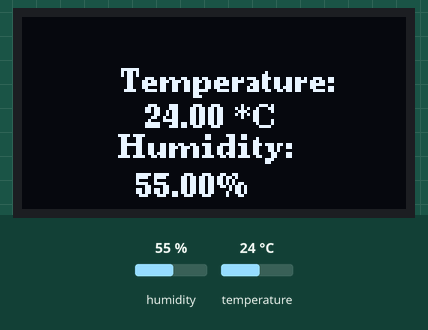
Simulated run of this sketch. Board: ESP8266 (Wemos D1 mini). Shown: 128×64 one-colour display. The inputs (shaded band) are chosen by the test bench; at power-on: humidity 55 %, temperature 24 °C.

Above: at 5.8 s.
5.9 s: humidity set to 22 %
At 9.4 s:
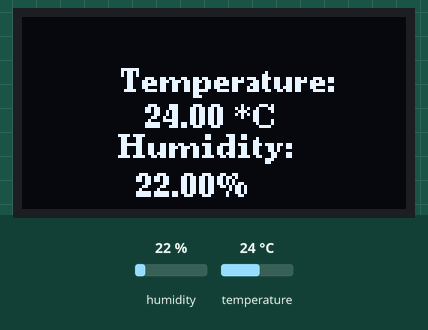
10.2 s: temperature set to 12 °C
At 11.6 s:
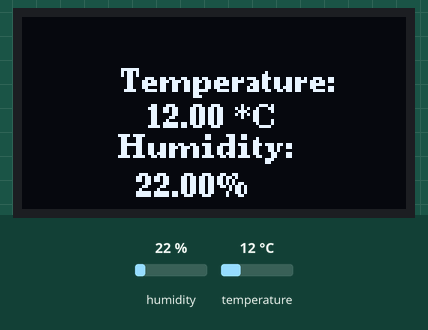
14.5 s: humidity set to 40 %
At 18.4 s:
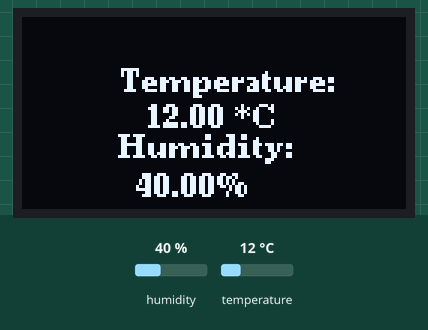
18.8 s: temperature set to 19 °C
Timing chart, 0 to 21.8 s (numbered marks = the images above; inputs shaded):
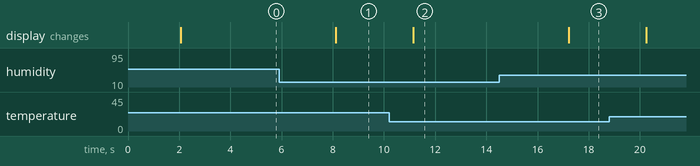

The sketch:

DHT22_D1-Mini_0.66-OLED_cloudfree.ino
```cpp
#include "DHT.h"  // DHT Library
#include <Wire.h>
#include <U8g2lib.h>

// Declaration for SSD1306 display connected using I2C
#define SCREEN_ADDRESS 0x3C
U8G2_SSD1306_128X64_NONAME_F_HW_I2C u8g2(U8G2_R0, U8X8_PIN_NONE);

// Pin to which the DHT11 sensor is connected.
// If using the DHT11 Shield, it's digital Pin D4.
const int DHTPIN = D4;

// Specify the type of DHT sensor being used.
#define DHTTYPE DHT22

// Initialize the sensor with the pin and type.
DHT dht(DHTPIN, DHTTYPE);

void setup() {
  Serial.begin(9600);  // Begin serial communication at 9600 Baud.
  Wire.begin();

  dht.begin();  // Start DHT communication.
                // Initialize the OLED object
  u8g2.begin();

  // Set a cool font (choose from options below)
  u8g2.setFont(u8g2_font_ncenB08_tr);  // Nice serif font, size 8
  // u8g2.setFont(u8g2_font_fur20_tn);   // Futuristic, size 20 (works for bigger text)
  // u8g2.setFont(u8g2_font_helvR10_tf);  // Helvetica-like font, size 10 (similar to Arial)
  //u8g2.setFont(u8g2_font_t0_12_tr);    // Pixel font, size 10 (looks retro)
}

void loop() {
  // The DHT22 sensor provides a new reading every 2 seconds,
  // so there's no need to constantly loop in the program.
  delay(2000);

  // Read humidity value.
  double humidity = dht.readHumidity();
  // Read temperature in Celsius.
  double temperatureC = dht.readTemperature();
  // Read temperature in Fahrenheit.
  // The boolean parameter controls whether
  // the temperature is displayed in Fahrenheit or Celsius.
  double temperatureF = dht.readTemperature(true);

  // Check if the values were read successfully.
  if (isnan(humidity) || isnan(temperatureC) || isnan(temperatureF)) {
    Serial.println("Error reading data.");
    return;
  }

  // Initialize by clearing the display.
  u8g2.clearBuffer();

  // Display temperature
  u8g2.setCursor(33, 25);  // Set cursor position
  u8g2.print("Temperature:");
  u8g2.setCursor(32, 37);
  String tempValue = String(temperatureC);
  u8g2.println("   " + tempValue + " *C");

  u8g2.setCursor(32, 47);
  u8g2.print("Humidity:");
  u8g2.setCursor(32, 60);
  String humValue = String(humidity);
  u8g2.println("  " + humValue + "%");

  // Send buffer to the display
  u8g2.sendBuffer();
  delay(1000);
}
```

Measured:
- after the input at 5.9 s, the display: changes after 2.2 s (image 1)
- after the input at 10.2 s, the display: changes after 0.95 s (image 2)
- after the input at 14.5 s, the display: changes after 2.7 s (image 3)
